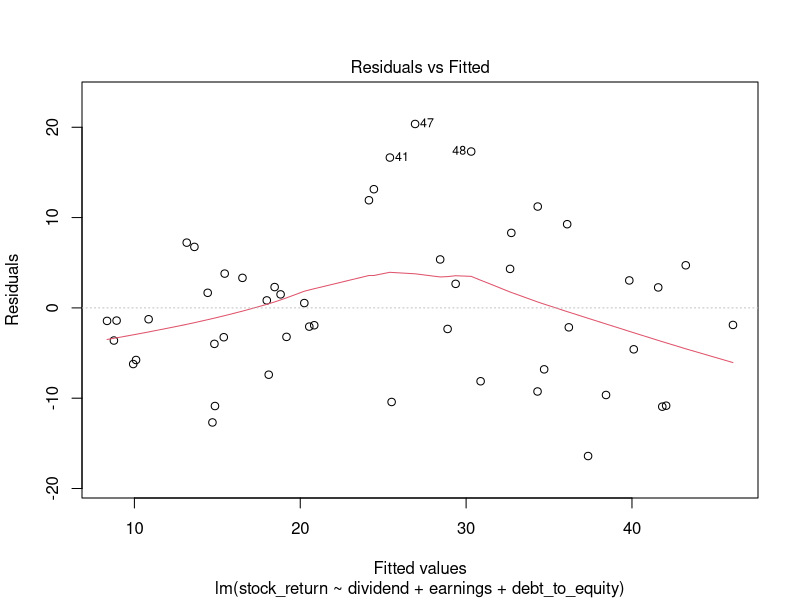
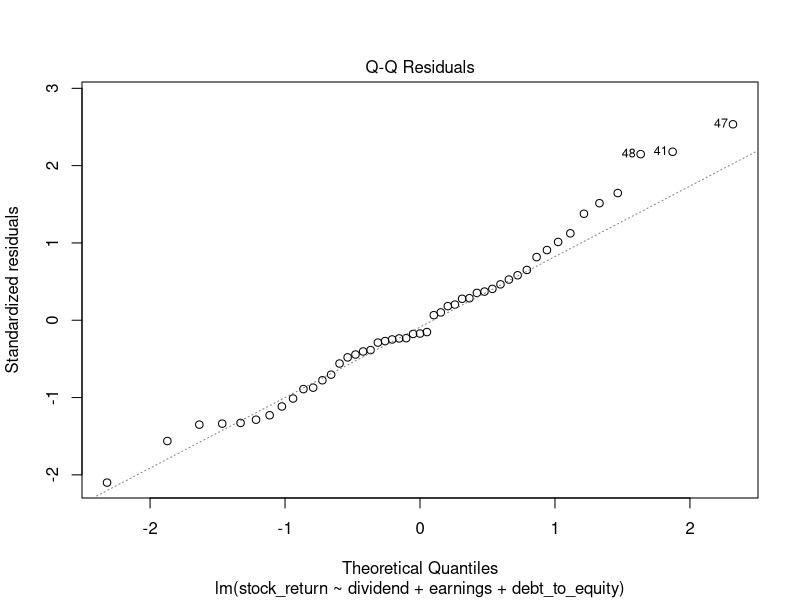
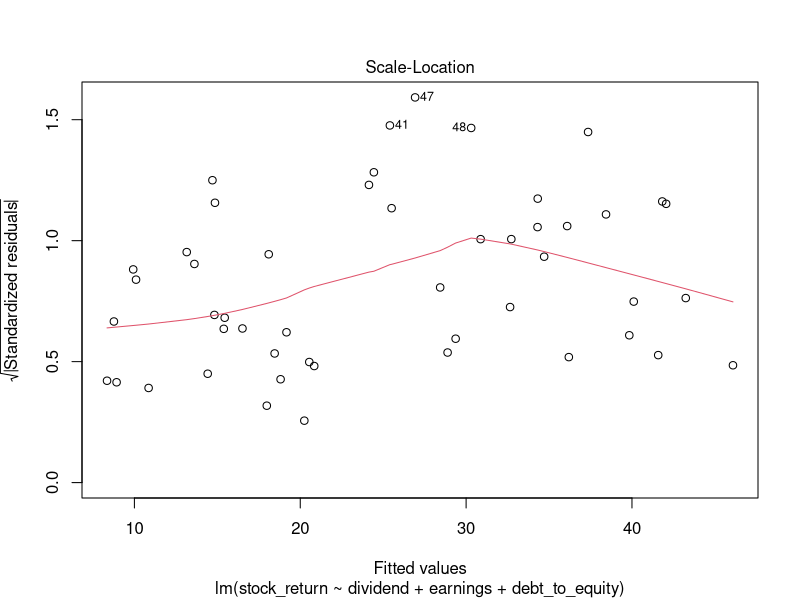
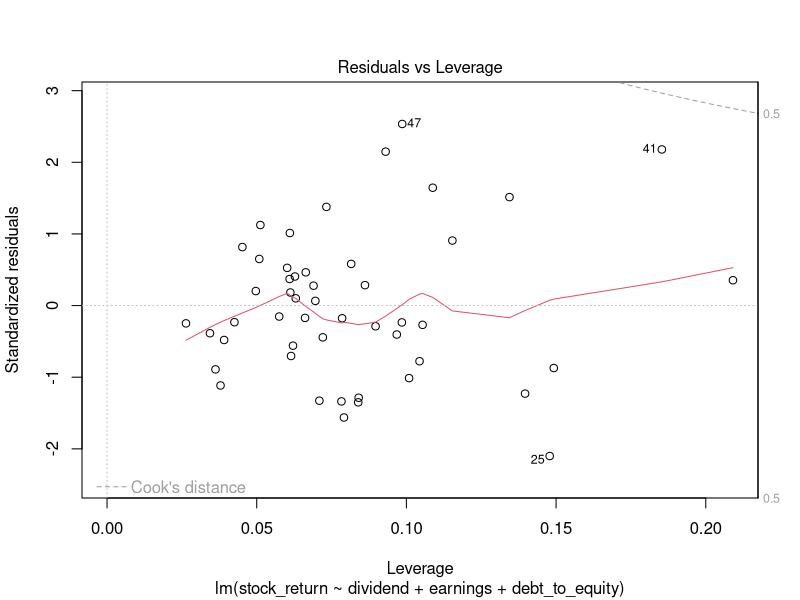

Write R code to recreate these figures, in order.
# Set working directory to where csv file is located
setwd("C:/Users/michaeljgrogan/Documents/a_documents/computing/data science/datasets")

# Read the data
mydata<- read.csv("ols_stock2.csv")
attach(mydata)

df<-data.frame(stock_return,dividend,earnings,debt_to_equity,marketcap)
attach(df)

# OLS regression - stock_return (dependent variable) and dividend + earnings + debt_to_equity (independent variables)
reg1 <- lm(stock_return ~ dividend + earnings + debt_to_equity)
summary(reg1)

plot(reg1)

#Install car library and regress independent variables
library(car)

#Variance Inflation Factor Test for multicollinearity
vif(reg1)

#Variance Inflation Factor
auxreg <- lm(dividend ~ earnings + debt_to_equity)
rsquared <- summary(auxreg)$r.square
vifstat <- 1/(1 - (rsquared))

#Breusch-Pagan Test for Heteroscedasticity
library(lmtest)
bptest(reg1)

stock_return_scaled=(stock_return/earnings)*1
reg2<-lm(stock_return_scaled ~ dividend + earnings + debt_to_equity)
bptest(reg2)
summary(reg2)